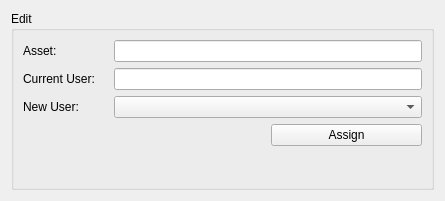
<?xml version="1.0" encoding="UTF-8"?>
<ui version="4.0">
 <class>Form</class>
 <widget class="QWidget" name="Form">
  <property name="geometry">
   <rect>
    <x>0</x>
    <y>0</y>
    <width>445</width>
    <height>201</height>
   </rect>
  </property>
  <property name="windowTitle">
   <string>Form</string>
  </property>
  <layout class="QGridLayout" name="gridLayout">
   <item row="0" column="0">
    <widget class="QGroupBox" name="groupBox">
     <property name="title">
      <string>Edit</string>
     </property>
     <layout class="QGridLayout" name="gridLayout_2">
      <item row="0" column="0">
       <widget class="QLabel" name="label_3">
        <property name="maximumSize">
         <size>
          <width>85</width>
          <height>16777215</height>
         </size>
        </property>
        <property name="text">
         <string>Asset:</string>
        </property>
       </widget>
      </item>
      <item row="1" column="0">
       <widget class="QLabel" name="label_2">
        <property name="maximumSize">
         <size>
          <width>85</width>
          <height>16777215</height>
         </size>
        </property>
        <property name="text">
         <string>Current User:</string>
        </property>
       </widget>
      </item>
      <item row="1" column="1" colspan="2">
       <widget class="QLineEdit" name="currUserBox">
        <property name="readOnly">
         <bool>true</bool>
        </property>
       </widget>
      </item>
      <item row="3" column="0" colspan="2">
       <spacer name="horizontalSpacer">
        <property name="orientation">
         <enum>Qt::Horizontal</enum>
        </property>
        <property name="sizeHint" stdset="0">
         <size>
          <width>40</width>
          <height>20</height>
         </size>
        </property>
       </spacer>
      </item>
      <item row="2" column="1" colspan="2">
       <widget class="QComboBox" name="newUserBox">
        <property name="focusPolicy">
         <enum>Qt::NoFocus</enum>
        </property>
       </widget>
      </item>
      <item row="3" column="2">
       <widget class="QPushButton" name="assignButt">
        <property name="focusPolicy">
         <enum>Qt::NoFocus</enum>
        </property>
        <property name="text">
         <string>Assign</string>
        </property>
       </widget>
      </item>
      <item row="2" column="0">
       <widget class="QLabel" name="label">
        <property name="maximumSize">
         <size>
          <width>85</width>
          <height>16777215</height>
         </size>
        </property>
        <property name="text">
         <string>New User:</string>
        </property>
       </widget>
      </item>
      <item row="0" column="1" colspan="2">
       <widget class="QLineEdit" name="assetBox">
        <property name="readOnly">
         <bool>true</bool>
        </property>
       </widget>
      </item>
      <item row="4" column="0" colspan="3">
       <widget class="QLabel" name="messageLabel">
        <property name="text">
         <string/>
        </property>
        <property name="alignment">
         <set>Qt::AlignCenter</set>
        </property>
       </widget>
      </item>
     </layout>
    </widget>
   </item>
  </layout>
 </widget>
 <resources/>
 <connections/>
</ui>
